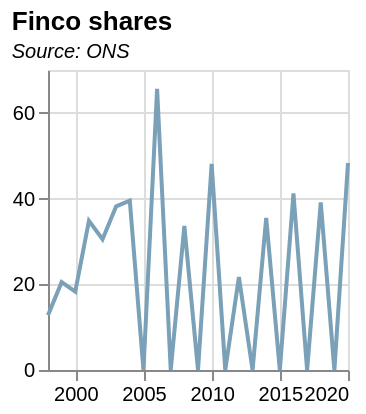

Express this chart as Vega-Lite.
### Vega-Lite specification from a JSON file in a GitHub repository (floating-point values rounded to 4 significant figures)
{"$schema": "https://vega.github.io/schema/vega-lite/v5.json", "data": {"values": [{"date": "1998", "label": "1998", "month": "", "quarter": "", "sourceDataset": "SRS", "updateDate": "2015-09-01T23:00:00.000Z", "value": "12.8", "year": "1998"}, {"date": "1999", "label": "1999", "month": "", "quarter": "", "sourceDataset": "SRS", "updateDate": "2015-09-01T23:00:00.000Z", "value": "20.5", "year": "1999"}, {"date": "2000", "label": "2000", "month": "", "quarter": "", "sourceDataset": "SRS", "updateDate": "2015-09-01T23:00:00.000Z", "value": "18.3", "year": "2000"}, {"date": "2001", "label": "2001", "month": "", "quarter": "", "sourceDataset": "SRS", "updateDate": "2015-09-01T23:00:00.000Z", "value": "34.8", "year": "2001"}, {"date": "2002", "label": "2002", "month": "", "quarter": "", "sourceDataset": "SRS", "updateDate": "2015-09-01T23:00:00.000Z", "value": "30.5", "year": "2002"}, {"date": "2003", "label": "2003", "month": "", "quarter": "", "sourceDataset": "SRS", "updateDate": "2015-09-01T23:00:00.000Z", "value": "38.2", "year": "2003"}, {"date": "2004", "label": "2004", "month": "", "quarter": "", "sourceDataset": "SRS", "updateDate": "2015-09-01T23:00:00.000Z", "value": "39.5", "year": "2004"}, {"date": "2005", "label": "2005", "month": "", "quarter": "", "sourceDataset": "SRS", "updateDate": "2015-09-01T23:00:00.000Z", "value": "", "year": "2005"}, {"date": "2006", "label": "2006", "month": "", "quarter": "", "sourceDataset": "SRS", "updateDate": "2015-09-01T23:00:00.000Z", "value": "65.6", "year": "2006"}, {"date": "2007", "label": "2007", "month": "", "quarter": "", "sourceDataset": "SRS", "updateDate": "2015-09-01T23:00:00.000Z", "value": "", "year": "2007"}, {"date": "2008", "label": "2008", "month": "", "quarter": "", "sourceDataset": "SRS", "updateDate": "2015-09-01T23:00:00.000Z", "value": "33.6", "year": "2008"}, {"date": "2009", "label": "2009", "month": "", "quarter": "", "sourceDataset": "SRS", "updateDate": "2015-09-01T23:00:00.000Z", "value": "", "year": "2009"}, {"date": "2010", "label": "2010", "month": "", "quarter": "", "sourceDataset": "srs", "updateDate": "2017-11-29T00:00:00.000Z", "value": "48.1", "year": "2010"}, {"date": "2011", "label": "2011", "month": "", "quarter": "", "sourceDataset": "SRS", "updateDate": "2015-09-01T23:00:00.000Z", "value": "", "year": "2011"}, {"date": "2012", "label": "2012", "month": "", "quarter": "", "sourceDataset": "srs", "updateDate": "2017-11-29T00:00:00.000Z", "value": "21.7", "year": "2012"}, {"date": "2013", "label": "2013", "month": "", "quarter": "", "sourceDataset": "SRS", "updateDate": "2015-09-01T23:00:00.000Z", "value": "", "year": "2013"}, {"date": "2014", "label": "2014", "month": "", "quarter": "", "sourceDataset": "srs", "updateDate": "2017-11-29T00:00:00.000Z", "value": "35.5", "year": "2014"}, {"date": "2015", "label": "2015", "month": "", "quarter": "", "sourceDataset": "srs", "updateDate": "2017-11-29T00:00:00.000Z", "value": "", "year": "2015"}, {"date": "2016", "label": "2016", "month": "", "quarter": "", "sourceDataset": "srs", "updateDate": "2017-11-29T00:00:00.000Z", "value": "41.2", "year": "2016"}, {"date": "2017", "label": "2017", "month": "", "quarter": "", "sourceDataset": "srs", "updateDate": "2020-01-14T00:00:00.000Z", "value": "", "year": "2017"}, {"date": "2018", "label": "2018", "month": "", "quarter": "", "sourceDataset": "srs", "updateDate": "2022-03-03T00:00:00.000Z", "value": "39.1", "year": "2018"}, {"date": "2019", "label": "2019", "month": "", "quarter": "", "sourceDataset": "srs", "updateDate": "2022-03-03T00:00:00.000Z", "value": "", "year": "2019"}, {"date": "2020", "label": "2020", "month": "", "quarter": "", "sourceDataset": "srs", "updateDate": "2022-03-03T00:00:00.000Z", "value": "48.3", "year": "2020"}], "format": {"parse": {"date": "date"}}}, "mark": {"type": "line", "color": "#7aa1b8", "strokeWidth": 2, "opacity": 1}, "title": {"text": "Finco shares", "subtitle": "Source: ONS", "subtitleFontStyle": "italic", "subtitleFontSize": 10, "anchor": "start", "color": "black"}, "width": 150, "height": 150, "encoding": {"x": {"field": "date", "type": "temporal", "title": null}, "y": {"field": "value", "type": "quantitative", "title": null}, "tooltip": [{"field": "date", "type": "temporal", "title": "Date"}, {"field": "value", "type": "quantitative", "title": "SRS Grossed"}]}, "config": {}}
